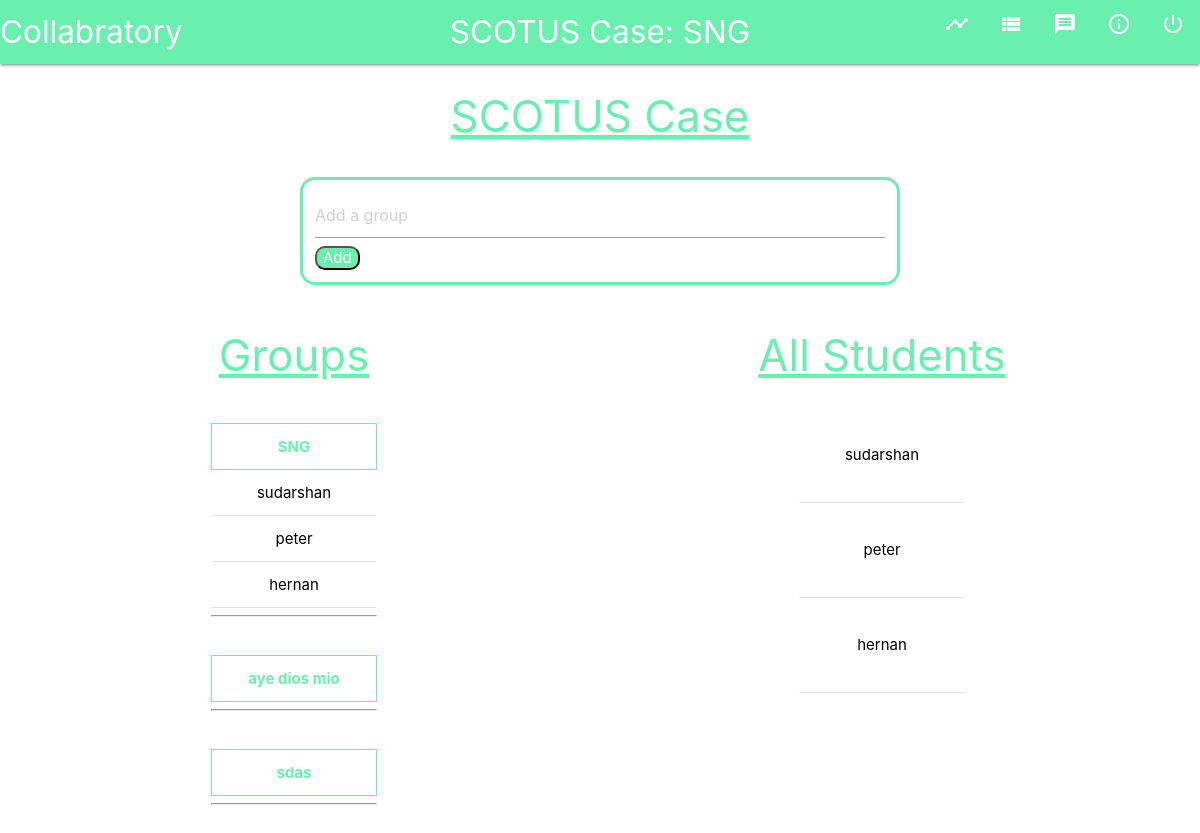
Screenshot of /projects/1/ (signed in) with the database file from the repository.
### users/models.py (models this page shows)
class UserInfo(models.Model):
    user = models.OneToOneField(settings.AUTH_USER_MODEL, on_delete=models.CASCADE)
    is_teacher = models.BooleanField(default=False)
    groups = models.ManyToManyField(Group, blank=True, related_name='list_of_groups_that_the_student_is_in')
    color = models.CharField(max_length=100, blank=False, default='blue', null=True)
    student_projects = models.ManyToManyField(Project, blank=True, related_name='list_of_student_projects_current')
    current_group = models.ForeignKey(Group, on_delete=models.CASCADE, blank=True, null=True, related_name='the_current_group_of_the_student')
    def __str__(self):
        return self.user.username

class Group(models.Model):
    title = models.CharField(max_length=100, blank=False, default='default_title', null=True)
    project = models.ForeignKey(Project, on_delete=models.CASCADE, default=1, null=True, related_name='projects_associated_with_group') #should be labeled groups assosiated with projects but I am too scared to change it
    current_group_student_count = models.IntegerField(default=0)
    def __str__(self):
        return self.title

class Project(models.Model):
    title = models.CharField(max_length=100)
    max_group_size = models.IntegerField()
    total_students = models.IntegerField()
    current_project_student_count = models.IntegerField(default=0)
    teacher = models.ForeignKey(settings.AUTH_USER_MODEL, default=1, on_delete=models.CASCADE)
    project_code = models.CharField(max_length=15, default='')
    directions = models.TextField(default='')
    is_completed = models.BooleanField(default=False)
    def __str__(self):
        return self.title

### homepage/views.py (the view)
# urls.py: path('projects/<int:pk>/', views.project_detail, name='project_detail'),
def project_detail(request, pk):
    project = get_object_or_404(Project, pk=pk)
    context = {'project': project}
    all_student_groups = request.user.userinfo.groups.all()
    for student_group in all_student_groups:
        if student_group in project.projects_associated_with_group.all():
            context.update({'student_group' : student_group})
            setattr(request.user.userinfo, 'current_group', student_group)
            request.user.userinfo.save()
    return render(request, 'homepage/project_detail.html', context)

### homepage/templates/homepage/project_detail.html (shortened to what this page needs)
{% extends 'base.html' %}
{%block content%}
{%if project in user.userinfo.student_projects.all or project.teacher == user%}
    <div class='timeline'>
        <h3>{{project.title}}</h3>
    </div>
    <div class='tournamentcode'>
        <form method="POST" action='/add_group/{{project.id}}/'>
            <input type="text" id="new_group" name="new_group" placeholder="Add a group">
            <input id='findprojectbutton' type="submit" id="add_group" name="add_group" value='Add'>
        </form>
    </div>
    <div class='mycontainer'>
    <div class='detailpagesmallcontainer'>
        <div class="forms">
        <h3>Groups</h3>
        <div class='detailtable'>
            <br>
            {% for group in project.projects_associated_with_group.all %}
                <table class='centered'>
                <thead>
                  <tr>
                      <th style="color: #69f0ae; border: 1px solid #69f0ae; ">{{group.title}}</th>
                  </tr>
                </thead>
                <tbody >
                {% for student in group.list_of_groups_that_the_student_is_in.all %}
                  <tr>
                    <td>
                        {{student}}
                    </td>
                </tr>
                {%endfor%}
                </tbody>
                </table><hr>
                <br><br>
            {%endfor%}
            </div>
        </div>
        </div>
        <div class='detailpagesmallcontainer'>
            <h3>All Students</h3>
            <div class='detailtable'>
            <table class='centered'>
                <tbody >
            {% for group in project.projects_associated_with_group.all %}
                {% for student in group.list_of_groups_that_the_student_is_in.all %}
                  <tr>
                    <td>
                        {{student}}
                    </td>
                </tr>
                {%endfor%}
            {%endfor%}
                </tbody>
    </div>
{%else%}
</table>
</div>
    <h3>You have not yet joined this project</h3>
{%endif%}
{%endblock%}

### templates/base.html (shortened to what this page needs)
<!DOCTYPE html>
<html lang="en">
<head>
    {% load static %}
    <link type="text/css" rel="stylesheet" href="css/materialize.min.css"  media="screen,projection"/>
    <link rel="stylesheet" href="https://cdnjs.cloudflare.com/ajax/libs/materialize/1.0.0/css/materialize.min.css">
    <link rel='stylesheet' type='text/css' href="{% static 'groupwork/style.css' %}">
</head>
<body>
  <nav class='green accent-2'>
    <div id='navbarrr' class="nav-wrapper">
      <a href="{% url 'homepage:index' %}" class="left brand-logo"> Collabratory</a>
      <div class='left hide-on-med-and-down'>
      {%if not user.userinfo.current_group == null%}
        <a href='{%url "homepage:project_detail" user.userinfo.current_group.project.pk%}' class="center brand-logo">{%if user.userinfo.is_teacher%}Currently Viewing -> {%endif%}{{user.userinfo.current_group.project}}: {{user.userinfo.current_group}}</a>
      {%endif%}
      </div>
      <ul class="right hide-on-small-only">
        <li><a href="{% url 'timeline:index' %}" title="Timeline"><i class="material-icons">timeline</i></a></li>
        <li><a href="{% url 'to_do:index' %}" title='ToDo'><i class="material-icons">view_list</i></a></li>
        <li><a href="{% url 'forum:index' %}" title='Forum'><i class="material-icons">message</i></a></li>
        <li><a href="{% url 'homepage:directions' %}" title="Directions"><i class="material-icons">info_outline</i></a></li>
        {% if user.is_authenticated %}
        <li><a href="{% url 'users:profile' %}" title="Profile"><i class="material-icons" >power_settings_new</i></a></li>
        {%else%}
        <li><a href="{% url 'login' %}" title="Login"><i class="material-icons">account_box</i></a></li>
        {%endif%}
      </ul>
    </div>
    <div class='black-text'>
        {% block content %}
        {% endblock %}
    </div>
</body>
</html>

### static/groupwork/style.css (style rules this page uses)
.tournamentcode { border: 3px solid #69f0ae; border-radius: 15px; width: 50%; margin: 0 auto; margin-top: 3%; padding: 1%; overflow: hidden; line-height: 100%; }
a { color: #69f0ae; }
#findprojectbutton { background-color: #69f0ae; color: white; border-radius: 10px; cursor: pointer; }
.mycontainer { width: 100%; display: inline-flex; flex-wrap: wrap; }
.timeline h3 { text-align: center; color: #69f0ae; text-decoration: underline; }
.detailpagesmallcontainer { height: 100%; width: 46%; display: inline-block; margin: 1.5%; vertical-align: top; }
.detailpagesmallcontainer h3 { text-align: center; color: #69f0ae; text-decoration: underline; }
.detailtable { margin: 5% auto; width: 30%; }
form { min-width: 250px; line-height: 100%; }
.material-icons { position: relative; top: -8px; }
.forms { margin-top: 5%; line-height: 100%; }

### rows the page displays
Project: title "SCOTUS Case"
Group: title "SNG"
UserInfo: user.username "sudarshan"
UserInfo: user.username "peter"
UserInfo: user.username "hernan"
Group: title "aye dios mio"
Group: title "sdas"

### other values shown
{{ user.userinfo.current_group.project }} "SCOTUS Case"
{{ user.userinfo.current_group }} "SNG"
